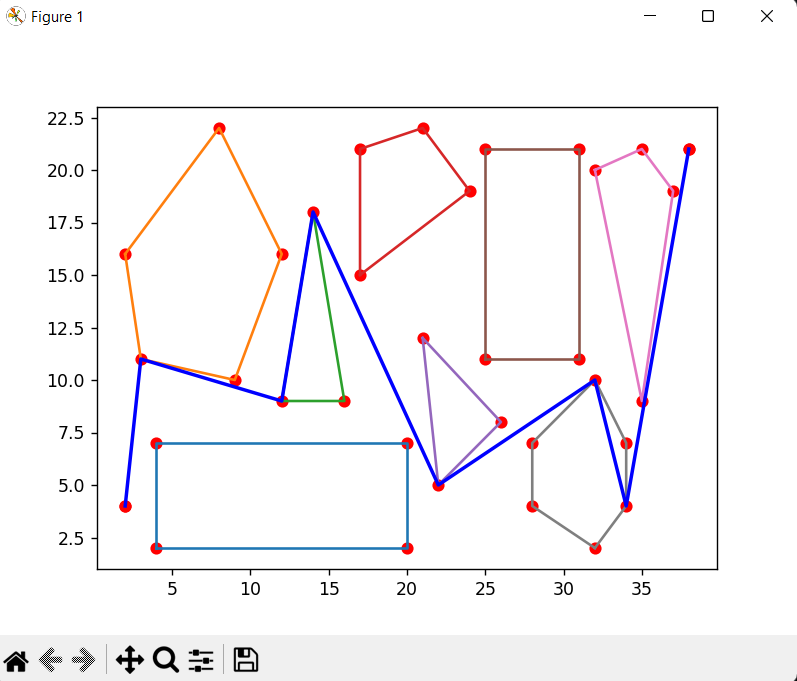

Write the Python code that produced this figure.
from collections import defaultdict
from queue import Queue, LifoQueue, PriorityQueue
import math
from matplotlib import pyplot as plt

class Point(object):
    def __init__(self,x,y,polygon_id=-1):
        self.x=x
        self.y=y
        self.polygon_id=polygon_id
        self.g=0
        self.pre=None

    def rel(self, other, line):
        return line.d(self)*line.d(other)>=0
    
    def can_see(self, other, line):
        l1 = self.line_to(line.p1)
        l2 = self.line_to(line.p2)
        d3 = line.d(self)*line.d(other)<0
        d1=other.rel(line.p2,l1)
        d2=other.rel(line.p1,l2)
        return not (d1 and d2 and d3)
    
    def line_to(self, other):
        return Edge (self, other)
    
    def heuristic(self, other):
        return euclid_distance(self,other)
    
    def __eq__(self, point):
        return point and self.x == point.x and self.y == point.y

    def __ne__(self, point):
        return not self.__eq__(point)
    
    def __lt__(self, point):
        return hash(self) < hash(point)
    
    def __str__(self):
        return self.x.__hash__()^self.y.__hash__()
    
    def __repr__(self):
        return "(%d, %d)" % (self.x, self.y)
    def __hash__(self):
        return self.x.__hash__() ^ self.y.__hash__()
    
class Edge(object):
    def __init__(self, point1, point2):
        self.p1 = point1
        self.p2 = point2 

    def get_adjacent(self, point):
        if point == self.p1:
            return self.p2
        if point == self.p2:
            return self.p1
            
    def d(self, point):
        vect_a = Point(self.p2.x - self.p1.x, self.p2.y - self.p1.y)
        vect_n = Point(-vect_a.y, vect_a.x)
        return vect_n.x * (point.x - self.p1.x) + vect_n.y * (point.y-self.p1.y)
        
    def __str__(self):
        return "({},{})".format(self.p1, self.p2)
        
    def __contains__(self,point):
        return self.p1 == point or self.p2 == point
        
    def __hash__(self):
        return self.p1.__hash__() ^ self.p2.__hash__()
        
    def __repr__(self):
        return "Edge({!r}, {!r})".format(self.p1, self.p2)
        
class Graph:
    def __init__(self,polygons):
        self.graph = defaultdict(set)
        self.edges = set()
        self.polygons = defaultdict(set)
        pid = 0
        for polygon in polygons:
            if len(polygon) ==2:
                polygon.pop()
            if polygon[0] == polygon[-1]:
                self.add_point(polygon[0])
            else:
                for i, point in enumerate(polygon):
                    neighbor_point = polygon[(i+1)%len(polygon)]
                    edge = Edge(point, neighbor_point)
                    if len(polygon) > 2:
                        point.polygon_id = pid
                        neighbor_point.polygon_id = pid
                        self.polygons[pid].add(edge)
                    self.add_edge(edge)
                if len(polygon) > 2:
                    pid +=1
    
    def get_adjacent_points(self, point):
        return list(filter(None.__ne__, [edge.get_adjacent(point) for edge in self.edges]))
    
    def can_see(self, start):
        see_list = list()
        cant_see_list = list()

        for polygon in self.polygons:
            for edge in self.polygons[polygon]:
                for point in self.get_points():
                    if start == point:
                        cant_see_list.append(point)
                    if start in self.get_polygon_points(polygon):
                        for poly_point in self.get_polygon_points(polygon):
                            if poly_point not in self.get_adjacent_points(start):
                                cant_see_list.append(poly_point)
                    if point not in cant_see_list:
                        if start.can_see(point, edge):
                            if point not in see_list:
                                see_list.append(point)
                        elif point in see_list:
                            see_list.remove(point)
                            cant_see_list.append(point)
                        else:
                            cant_see_list.append(point)
        return see_list
    
    def get_polygon_points(self, index):
        point_set = set()
        for edge in self.polygons[index]:
            point_set.add(edge.p1)
            point_set.add(edge.p2)
        return point_set
    
    def get_points(self):
        return list(self.graph)
    
    def get_edges(self):
        return self.edges
    
    def add_point(self, point):
        self.graph[point].add(point)

    def add_edge(self,edge):
        self.graph[edge.p1].add(edge)
        self.graph[edge.p2].add(edge)
        self.edges.add(edge)

    def __contains__(self, item):
        if isinstance(item, Point):
            return item in self.graph
        if isinstance(item, Edge):
            return item in self.edges
        return False
    
    def __getitem__(self, point):
        if point in self.graph:
            return self.graph[point]
        return set()
    
    def __str__(self):
        res = ""
        for point in self.graph:
            res += "\n" + str(point) + ": "
            for edge in self.graph[point]:
                res += str(edge)
        return res
    
    def __repr__(self):
        return self.__str__()
    
    def h(self, point):
        heuristic = getattr(self, 'heuristic', None)
        if heuristic:
            return heuristic[point]
        else:
            return -1

def euclid_distance(point1, point2):
    return round(float(math.sqrt((point2.x - point1.x)**2 + (point2.y-point1.y)**2)), 3)

def dfs(graph, start, goal, func):
    closed = set()
    stack = LifoQueue()
    stack.put(start)

    if start not in closed:
        closed.add(start)

    while not stack.empty():
        node = stack.get()

        if node == goal:
            return node

        for i in graph.can_see(node):
            if i not in closed:
                closed.add(i)
                i.pre = node
                stack.put(i)

    return node

a_star = lambda graph, i: i.g + graph.h(i)
greedy = lambda graph, i: graph.h(i)

def main():
    n_polygon = 0
    poly_list = list(list())
    x = list()
    y = list()
    with open('Input.txt', 'r') as f:
        line = f.readline()
        line = line.strip()
        line = line.split()
        line = list(map(int, line))
        n_polygon = line[0]
        start = Point(line[1], line[2])
        goal = Point(line[3], line[4])
        poly_list.append([start])
        for line in f:
            point_list = list()
            line = line.split()
            n_vertex = int(line[0])
            for j in range(0,2*n_vertex,2):
                point_list.append(Point(int(line[j+1]), int(line[j+2])))
            poly_list.append(point_list[:])
        poly_list.append([goal])
        graph=Graph(poly_list)
        graph.heuristic = {point:point.heuristic(goal) for point in graph.get_points()}

        a = dfs(graph, start, goal, a_star)

        result = list()

        while a:
            result.append(a)
            a = a.pre
        result.reverse()
        print_res = [[point, point.polygon_id] for point in result]
        print(*print_res, sep=' -> ')
        plt.figure()
        plt.plot([start.x], [start.y], 'ro')
        plt.plot([goal.x], [goal.y], 'ro')

        for point in graph.get_points():
            x.append(point.x)
            y.append(point.y)
        plt.plot(x,y,'ro')
        for i in range(1, len(poly_list)-1):
            coord = list()
            for point in poly_list[i]:
                coord.append([point.x, point.y])
            coord.append(coord[0])
            xs, ys = zip(*coord) #create lists of x and y values
            plt.plot(xs,ys)
        x = list()
        y = list()
        for point in result:
            x.append(point.x)
            y.append(point.y)
        plt.plot(x,y,'b',linewidth=2.0)
        plt.show()

if __name__ == "__main__":
    main()
        
